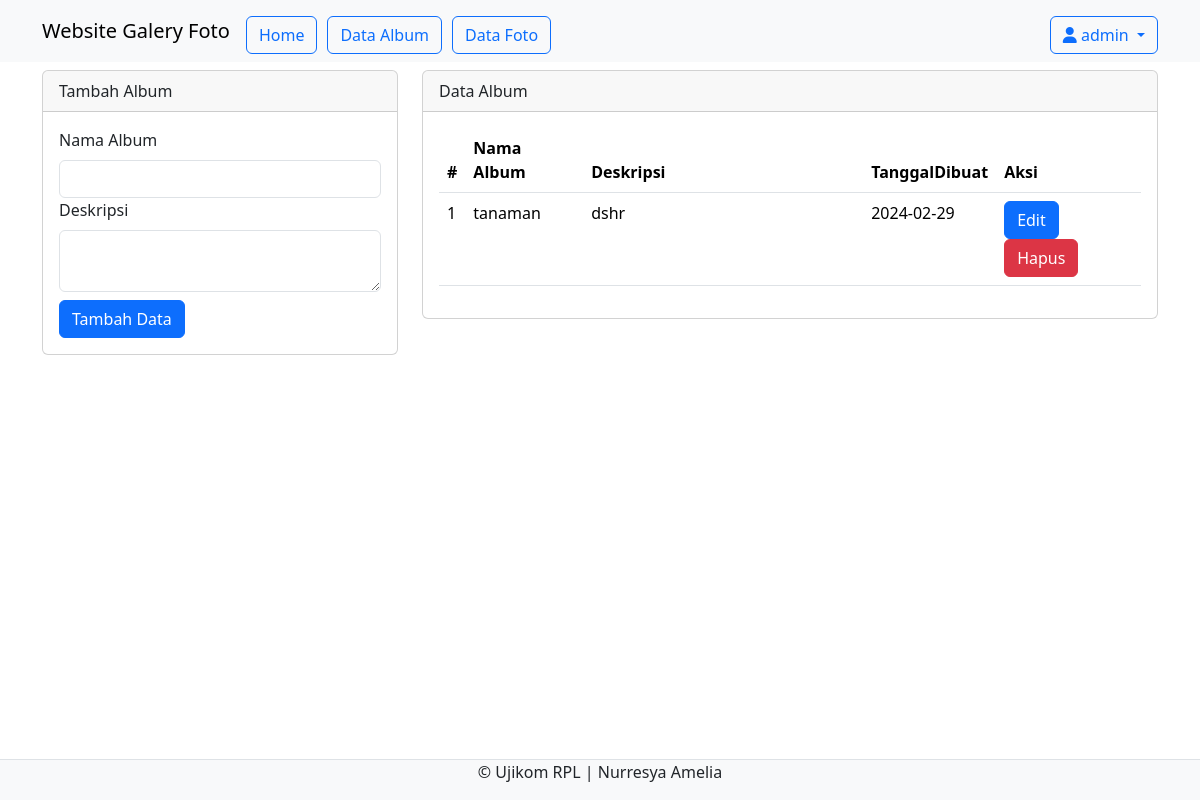
The page /Admin/album.php (signed in) on the database its author committed.
### tables this page shows
CREATE TABLE `user` (
  `userID` int(11) NOT NULL,
  `Username` varchar(255) NOT NULL,
  `Password` varchar(255) NOT NULL,
  `Email` varchar(255) NOT NULL,
  `NamaLengkap` varchar(255) NOT NULL,
  `Alamat` text NOT NULL,
  `Role` varchar(255) NOT NULL DEFAULT 'user'
);

CREATE TABLE `album` (
  `AlbumID` int(11) NOT NULL,
  `NamaAlbum` varchar(255) NOT NULL,
  `Deskripsi` text NOT NULL,
  `TanggalDibuat` date NOT NULL,
  `userID` int(11) NOT NULL
);

### Admin/album.php (the view, shortened to what this page needs)
<?php
$userID = $_SESSION['userID'];
include_once("../config/koneksi.php");
$username = "Username";
$query_user = mysqli_query($koneksi, "SELECT NamaLengkap FROM user WHERE userID = '$userID'");
$data_user = mysqli_fetch_array($query_user);
if ($data_user) {
  $username = $data_user['NamaLengkap'];
}
?>
<!DOCTYPE html>
<html lang="en">
<head>
  <link rel="stylesheet" type="text/css" href="../assets/css/bootstrap.min.css">
  <link rel="stylesheet" href="https://cdnjs.cloudflare.com/ajax/libs/font-awesome/6.5.1/css/all.min.css" />
</head>
<body>
<nav class="navbar navbar-expand-lg bg-body-tertiary">
  <div class="container">
    <a class="navbar-brand" href="index.php">Website Galery Foto</a>
    <div class="collapse navbar-collapse mt-2" id="navbarNavAltMarkup">
      <div class="navbar-nav me-auto">
        <a href="home.php" class="btn btn-outline-primary">Home</a>
        <a href="album.php" class="btn btn-outline-primary">Data Album</a>
        <a href="foto.php" class="btn btn-outline-primary">Data Foto</a>
      </div>
      <div class="navbar-nav ms-auto">
<div class="dropdown">
    <button class="btn btn-outline-primary dropdown-toggle" type="button" id="dropdownMenuButton" data-bs-toggle="dropdown" aria-expanded="false">
        <i class="fas fa-user"></i> <?php echo $username; ?>
    </button>
</div>
      </div>
    </div>
  </div>
</nav>
  <div class="container">
    <div class="row">
      <div class="col-md-4">
        <div class="card mt-2">
          <div class="card-header">Tambah Album</div>
          <div class="card-body">
            <form action="../config/aksi_album.php" method="POST">
              <label class="form-label">Nama Album</label>
              <input type="text" name="namaalbum" class="form-control" required>
              <label class="form-label">Deskripsi</label>
              <textarea class="form-control" name="deskripsi" required></textarea>
              <button type="submit" class="btn btn-primary mt-2" name="tambah">Tambah Data</button>
            </form>
          </div>
        </div>
      </div>
      <div class="col-md-8">
        <div class="card mt-2">
          <div class="card-header">Data Album</div>
          <div class="card-body">
            <table class="table">
              <thead>
                <tr>
                  <th>#</th>
                  <th>Nama Album</th>
                  <th>Deskripsi</th>
                  <th>TanggalDibuat</th>
                  <th>Aksi</th>
                </tr>
              </thead>
              <tbody>
                <?php
                $no = 1;
                $sql = mysqli_query($koneksi, " SELECT * FROM album ");
                while ($data = mysqli_fetch_array($sql)) {
                ?>
                  <tr>
                    <td><?php echo $no++ ?></td>
                    <td><?php echo $data['NamaAlbum'] ?></td>
                    <td width='280px'><?php echo $data['Deskripsi'] ?></td>
                    <td><?php echo $data['TanggalDibuat'] ?></td>
                    <td>
                      <a href="#"><button type="button" class="btn btn-primary" data-bs-toggle="modal" data-bs-target="#edit<?php echo $data['AlbumID'] ?>">
                          Edit
                        </button></a>
                      <a href="#" data-bs-toggle="modal" data-bs-target="#hapus<?php echo $data['AlbumID']; ?>">
                        <button type="button" class="btn btn-danger">Hapus</button>
                      </a>
                    </td>
                  </tr>
                <?php } ?>
              </tbody>
            </table>
          </div>
        </div>
      </div>
    </div>
  </div>
  <footer class="d-flex justify-content-center border-top mt-3 bg-light fixed-bottom">
    <p>&copy; Ujikom RPL | Nurresya Amelia</p>
  </footer>
</body>
</html>

### rows shown on the page
user: NamaLengkap "admin"
album: NamaAlbum "tanaman", Deskripsi "dshr", TanggalDibuat "2024-02-29"
